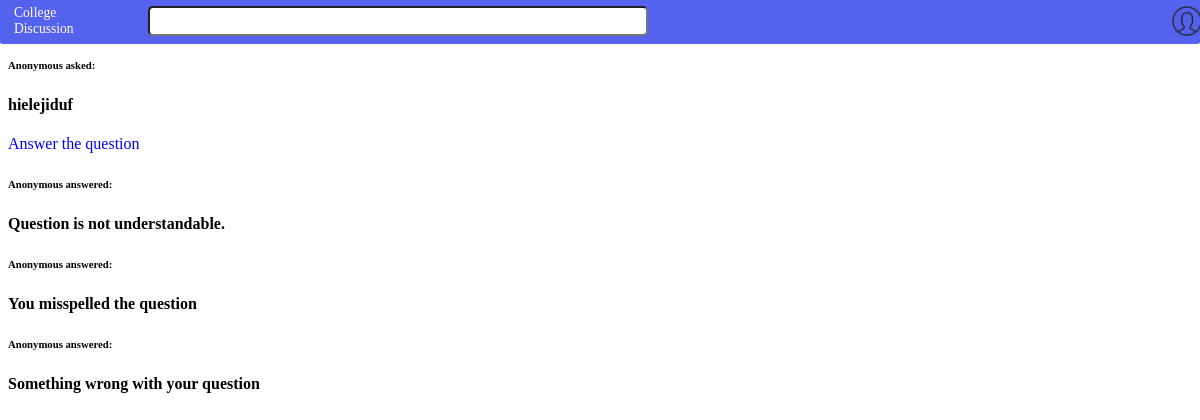
/questions/4/, run on the app's committed database.
### QuestionFeed/models.py (models this page shows, shortened)
class Question(models.Model):
    question_text = models.CharField(max_length=300)
    user = models.CharField(max_length=30)
    asked_date = models.DateTimeField('asked date')
    tags= models.CharField(max_length=100, null=True, blank=True)

class Answer(models.Model):
    question = models.ForeignKey(Question)
    answer_text = models.CharField(max_length=500)
    user = models.CharField(max_length=30)
    answered_date = models.DateTimeField('Answered Date')

### QuestionFeed/views.py (the view, shortened to what this page needs)
# urls.py: url(r'^(?P<question_id>[0-9]+)/$', views.questiondetail, name="questiondetail"),
def questiondetail(request, question_id):
    question = get_object_or_404(Question, pk=question_id )
    return render(request, 'questiondetail.html', {'question': question, 'form': searchform, 'answerquestion': answerquestionform })

### QuestionFeed/forms.py
class searchform(forms.Form):
    search = forms.CharField(max_length = 300, label='', widget=forms.TextInput(), help_text="Search...")

### QuestionFeed/templates/questiondetail.html (shortened to what this page needs)
<head>
	{% load staticfiles %}
	<link href = "{% static "CSS/questiondetail.css" %}" type="text/css" rel="stylesheet">
</head>
<body>
	{% include "searchbar.html" with form=form %}
	<div id="question">
		<h6>{{question.user}} asked: </h6>
		<h4>{{question.question_text}}</h4>
	</div>
	<div>
		<label id="answerquestion"> Answer the question </label>
	</div>
	<div id="answers">
		{% for answer in question.answer_set.all %}
		<h6>{{ answer.user}} answered:</h6>
		<h4>	{{answer.answer_text}}</h4>
		{% endfor %}
	</div>
</body>

### QuestionFeed/static/CSS/questiondetail.css (style rules this page uses)
#answerquestion { color:blue; }

### QuestionFeed/static/CSS/searchbar.css (style rules this page uses)
#id_search { height:30px; width: 500px; border-radius:5px; }

### data on the page
Question: user "Anonymous", question_text "hielejiduf"
Answer: user "Anonymous", answer_text "Question is not understandable."
Answer: user "Anonymous", answer_text "You misspelled the question"
Answer: user "Anonymous", answer_text "Something wrong with your question"
